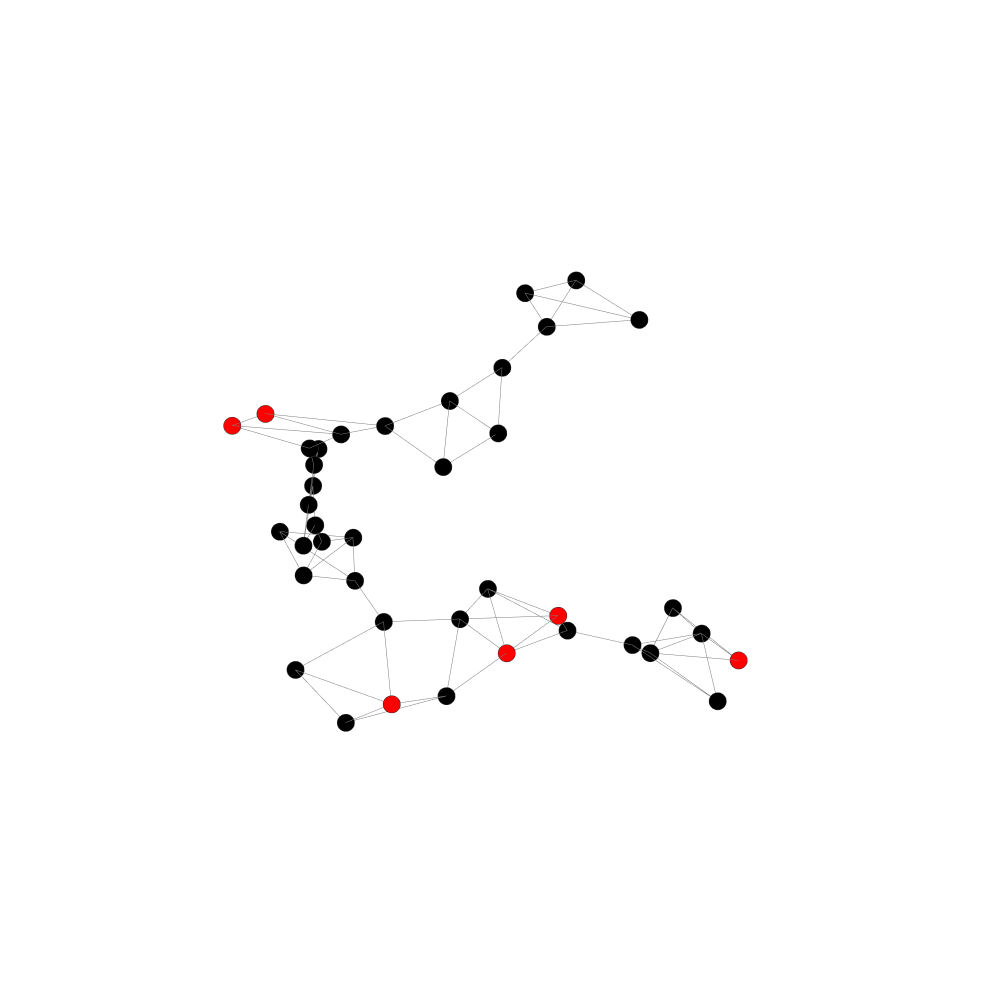

Notebook code for this chart:
### Code cell
import pandas as pd
import numpy as np
%matplotlib inline
import plotly.graph_objs as go
from  plotly.offline import plot
import chart_studio.plotly as py
import cufflinks as cf
cf.go_offline()
from plotly.offline import download_plotlyjs, init_notebook_mode, plot,iplot
init_notebook_mode(connected='true')
data=[trace1, trace2]
fig=go.Figure(data=data, layout=layout)

iplot(fig, filename='Les-Miserables')

### Figure 1 — Plotly figure (JSON) as saved in the notebook; plotly's stock layout.template omitted (floating-point values rounded to 4 significant figures; data arrays with more than 128 entries replaced by an {"elided": "..."} marker saying what was removed)
{"data": [{"hoverinfo": "none", "line": {"color": "rgb(125,125,125)", "width": 1}, "mode": "lines", "type": "scatter3d", "x": {"elided": "216 float values"}, "y": {"elided": "216 float values"}, "z": {"elided": "216 float values"}}, {"hoverinfo": "text", "marker": {"color": ["rgb(256,0,0)", "rgb(0,0,0)", "rgb(256,0,0)", "rgb(256,0,0)", "rgb(0,0,0)", "rgb(0,0,0)", "rgb(256,0,0)", "rgb(0,0,0)", "rgb(0,0,0)", "rgb(0,0,0)", "rgb(0,0,0)", "rgb(0,0,0)", "rgb(0,0,0)", "rgb(0,0,0)", "rgb(0,0,0)", "rgb(0,0,0)", "rgb(256,0,0)", "rgb(256,0,0)", "rgb(0,0,0)", "rgb(0,0,0)", "rgb(0,0,0)", "rgb(0,0,0)", "rgb(0,0,0)", "rgb(0,0,0)", "rgb(0,0,0)", "rgb(0,0,0)", "rgb(0,0,0)", "rgb(0,0,0)", "rgb(0,0,0)", "rgb(0,0,0)", "rgb(0,0,0)", "rgb(0,0,0)", "rgb(0,0,0)", "rgb(0,0,0)", "rgb(0,0,0)", "rgb(0,0,0)", "rgb(0,0,0)", "rgb(0,0,0)", "rgb(0,0,0)", "rgb(0,0,0)"], "colorscale": [[0, "#440154"], [0.1111, "#482878"], [0.2222, "#3e4989"], [0.3333, "#31688e"], [0.4444, "#26828e"], [0.5556, "#1f9e89"], [0.6667, "#35b779"], [0.7778, "#6ece58"], [0.8889, "#b5de2b"], [1, "#fde725"]], "line": {"color": "rgb(50,50,50)", "width": 0.5}, "size": 6, "symbol": "circle"}, "mode": "markers", "name": "actors", "text": ["0", "1", "2", "3", "4", "5", "6", "7", "8", "9", "10", "11", "12", "13", "14", "15", "16", "17", "18", "19", "20", "21", "22", "23", "24", "25", "26", "27", "28", "29", "30", "31", "32", "33", "34", "35", "36", "37", "38", "39"], "type": "scatter3d", "x": [-0.807, -0.2869, -0.2493, 0.003194, -0.1997, 0.0514, 0.5234, 0.6567, 0.3088, 0.4657, 0.3615, 0.3842, 0.536, 0.2189, 0.3582, 0.3833, 0.5384, 0.4889, 0.3679, 0.2188, -0.04855, -0.251, -0.5205, -0.8694, 0.2036, 0.3408, 0.2991, -0.5551, -0.7518, -0.487, -0.4637, 0.6461, 0.3203, 0.3081, -0.2512, 0.122, 0.4479, -0.3935, 0.3345, 0.2847], "y": [0.3994, 0.05035, 0.03652, 0.01713, -0.2123, -0.1316, -0.005215, -0.2767, -0.2276, -0.4082, -0.4206, -0.4155, -0.2998, -0.5465, -0.4142, -0.3951, -0.5493, -0.4446, 0.09399, 0.147, -0.04021, -0.04101, -0.1272, 0.1189, -0.4437, -0.6612, -0.3531, 0.2092, 0.2853, 0.481, 0.1896, -0.08197, 0.03008, -0.4914, -0.1143, -0.08453, -0.3566, 0.1506, -0.3056, -0.1777], "z": [-2.788, -2.035, -1.694, -1.86, -1.825, -1.577, -1.495, -1.49, -1.316, -0.6636, -0.3294, 0.0134, 0.3011, 0.6622, 0.9495, 1.29, 1.544, 1.86, 2.126, 2.427, 2.501, 2.779, 2.953, -2.753, -0.645, -0.8471, -0.9677, -2.639, -2.471, -2.466, -2.304, -1.782, -1.784, 0.3372, 3.106, 2.215, 0.6266, 3.012, 1.614, 1.929]}], "layout": {"height": 1000, "hovermode": "closest", "margin": {"t": 100}, "scene": {"xaxis": {"showbackground": false, "showgrid": false, "showline": false, "showticklabels": false, "title": {"text": ""}, "zeroline": false}, "yaxis": {"showbackground": false, "showgrid": false, "showline": false, "showticklabels": false, "title": {"text": ""}, "zeroline": false}, "zaxis": {"showbackground": false, "showgrid": false, "showline": false, "showticklabels": false, "title": {"text": ""}, "zeroline": false}}, "showlegend": false, "width": 1000}}
